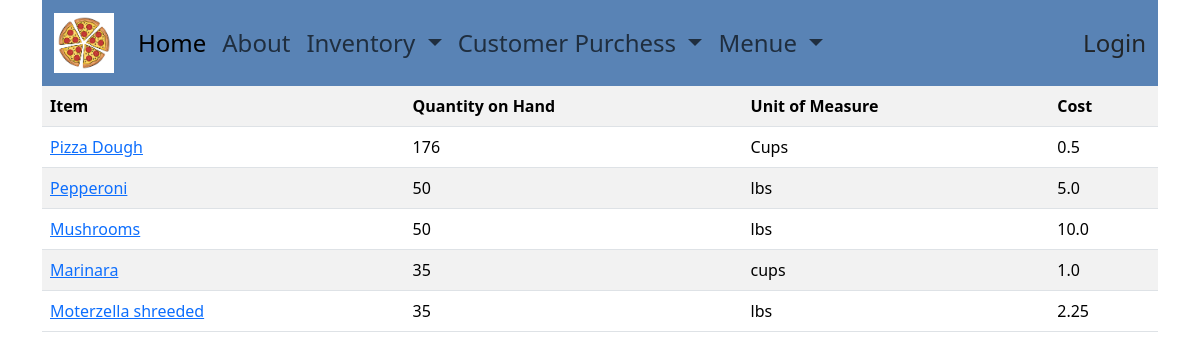
The app's page /pizzaman/inventory with its own data.
### pizzaman/models.py (models this page shows, shortened)
class Inventory(models.Model):
    item =models.CharField(primary_key=True, max_length=50)
    amount_on_hand =models.IntegerField(default=0)
    unit_measure = models.CharField(null = False, max_length=50)
    cost_uom =models.FloatField(null=False)

### pizzaman/views.py (the view)
# urls.py: path("inventory", InventoryListView.as_view(), name="inv_list"),
class InventoryListView(ListView):
    template_name= "pizzaman/inventory.html"
    model= Inventory

### pizzaman/templates/pizzaman/inventory.html
{% extends 'pizzaman/base.html' %}
{% block body %}
<table class="table table-striped">
    <tr>
        <th> Item  </th>
        <th> Quantity on Hand  </th>
        <th>  Unit of Measure </th>
        <th> Cost  </th>
    </tr>
    {% for itm in object_list %}
        <tr>
            <td> <a href="{% url 'inv_update' itm.pk %}">{{ itm.item }}</a></td>
            <td> {{ itm.amount_on_hand }}</td>
            <td> {{ itm.unit_measure }}</td>
            <td> {{ itm.cost_uom }}</td>
        </tr>
    {% endfor %}
</table>
{% endblock %}

### records on screen
Inventory: item "Pizza Dough", amount_on_hand "176", unit_measure "Cups", cost_uom "0.5"
Inventory: item "Pepperoni", amount_on_hand "50", unit_measure "lbs", cost_uom "5.0"
Inventory: item "Mushrooms", amount_on_hand "50", unit_measure "lbs", cost_uom "10.0"
Inventory: item "Marinara", amount_on_hand "35", unit_measure "cups", cost_uom "1.0"
Inventory: item "Moterzella shreeded", amount_on_hand "35", unit_measure "lbs", cost_uom "2.25"
